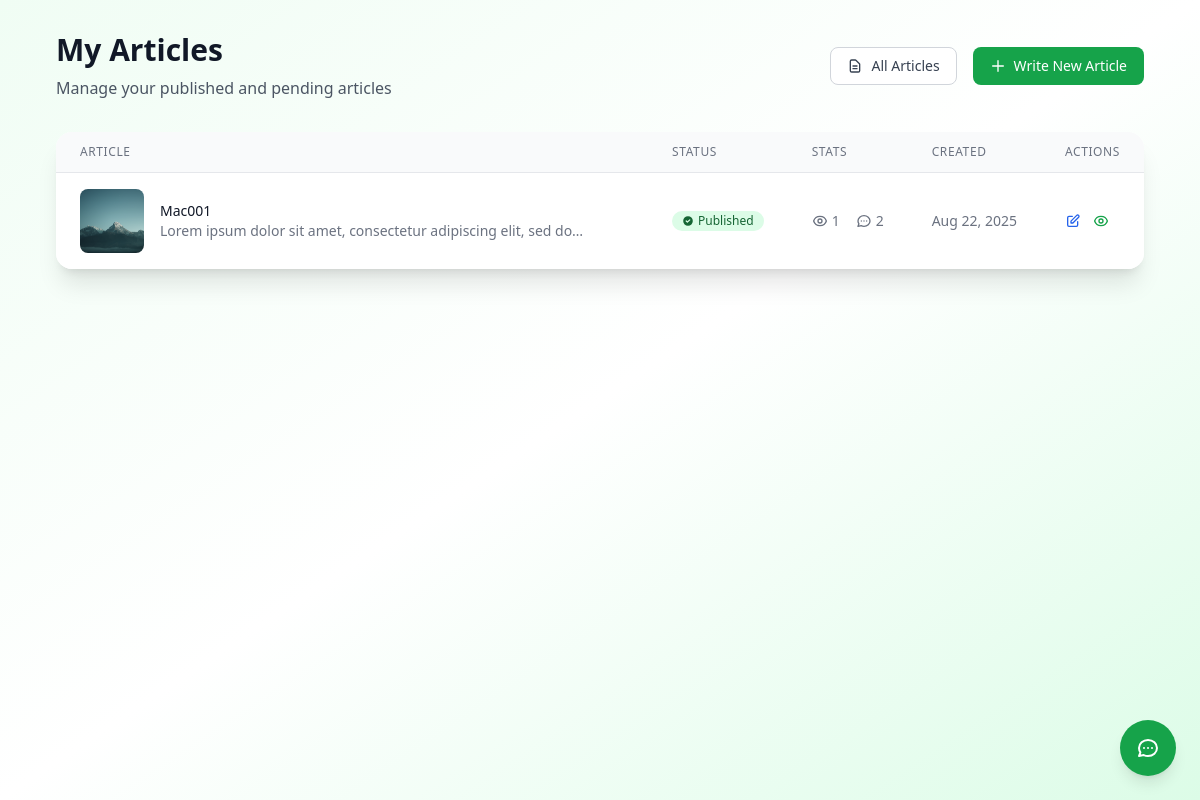
The app's page /articles/my-articles/ (signed in) with its own data.
### article_module/models.py (models this page shows, shortened)
class Article(models.Model):
    DRAFT = 'draft'
    PENDING = 'pending'
    PUBLISHED = 'published'
    REJECTED = 'rejected'
    STATUS_CHOICES = [
        (DRAFT, _('Draft')),
        (PENDING, _('Pending Review')),
        (PUBLISHED, _('Published')),
        (REJECTED, _('Rejected')),
    ]
    title = models.CharField(
        max_length=200,
        validators=[MinLengthValidator(5)],
        verbose_name=_('Title')
    )
    slug = models.SlugField(
        max_length=250,
        unique=True,
        blank=True,
        verbose_name=_('Slug')
    )
    summary = models.TextField(
        max_length=300,
        verbose_name=_('Summary'),
        help_text=_('Brief description of the article')
    )
    content = models.TextField(
        verbose_name=_('Content')
    )
    image = models.ImageField(
        upload_to='images/articles/',
        blank=True,
        null=True,
        verbose_name=_('Featured Image')
    )
    author = models.ForeignKey(
        User,
        on_delete=models.CASCADE,
        related_name='articles',
        verbose_name=_('Author')
    )
    status = models.CharField(
        max_length=20,
        choices=STATUS_CHOICES,
        default=DRAFT,
        verbose_name=_('Status')
    )
    publish_date = models.DateTimeField(
        default=timezone.now,
        verbose_name=_('Publish Date')
    )
    created_at = models.DateTimeField(auto_now_add=True)
    updated_at = models.DateTimeField(auto_now=True)
    rejection_reason = models.TextField(
        blank=True,
        verbose_name=_('Rejection Reason')
    )
    view_count = models.PositiveIntegerField(default=0)
    objects = ArticleManager()
    class Meta:
        ordering = ['-publish_date', '-created_at']
        verbose_name = _('Article')
        verbose_name_plural = _('Articles')
        indexes = [
            models.Index(fields=['status', 'publish_date']),
            models.Index(fields=['author', 'status']),
            models.Index(fields=['slug']),
        ]
    def get_absolute_url(self):
        return reverse('article_module:detail', kwargs={'slug': self.slug})
    @classmethod
    def can_user_create_article(cls, user):
        if not user.is_authenticated:
            return False
        if user.is_staff or user.is_superuser:
            return True
        last_24_hours = timezone.now() - timedelta(hours=24)
        recent_articles = cls.objects.filter(
            author=user,
            created_at__gte=last_24_hours
        ).exclude(status=cls.REJECTED)
        return not recent_articles.exists()

### article_module/views.py (the view)
# urls.py: path('my-articles/', views.MyArticlesView.as_view(), name='my_articles'),
class MyArticlesView(LoginRequiredMixin, ListView):
    model = Article
    template_name = 'article_module/my_articles.html'
    context_object_name = 'articles'
    paginate_by = 10
    def get_queryset(self):
        return Article.objects.filter(
            author=self.request.user
        ).order_by('-created_at')
    def get_context_data(self, **kwargs):
        context = super().get_context_data(**kwargs)
        context['can_create'] = Article.can_user_create_article(self.request.user)
        return context

### article_module/models.py (called while the page is built)
    def get_queryset(self):
        return ArticleQuerySet(self.model, using=self._db)

### article_module/templates/article_module/my_articles.html (shortened to what this page needs)
{% extends 'base.html' %}
{% load i18n %}
{% block content %}
<div class="min-h-screen bg-gradient-to-br from-green-50 via-white to-green-100 py-8">
    <div class="max-w-6xl mx-auto px-4 sm:px-6 lg:px-8">
        <div class="mb-8">
            <div class="flex flex-col md:flex-row md:items-center md:justify-between">
                <div>
                    <h1 class="text-3xl font-bold text-gray-900">My Articles</h1>
                    <p class="mt-2 text-gray-600">Manage your published and pending articles</p>
                </div>
                <div class="mt-4 md:mt-0 flex space-x-4">
                    <a href="{% url 'article_module:list' %}" class="inline-flex items-center px-4 py-2 border border-gray-300 rounded-lg text-sm font-medium text-gray-700 bg-white hover:bg-gray-50 transition duration-150 ease-in-out">
                        <svg class="w-4 h-4 mr-2" fill="none" stroke="currentColor" viewBox="0 0 24 24">
                            <path stroke-linecap="round" stroke-linejoin="round" stroke-width="2" d="M9 12h6m-6 4h6m2 5H7a2 2 0 01-2-2V5a2 2 0 012-2h5.586a1 1 0 01.707.293l5.414 5.414a1 1 0 01.293.707V19a2 2 0 01-2 2z"/>
                        </svg>
                        All Articles
                    </a>
                    {% if can_create %}
                        <a href="{% url 'article_module:create' %}" class="inline-flex items-center px-4 py-2 border border-transparent rounded-lg text-sm font-medium text-white bg-green-600 hover:bg-green-700 transition duration-150 ease-in-out">
                            <svg class="w-4 h-4 mr-2" fill="none" stroke="currentColor" viewBox="0 0 24 24">
                                <path stroke-linecap="round" stroke-linejoin="round" stroke-width="2" d="M12 4v16m8-8H4"/>
                            </svg>
                            Write New Article
                        </a>
                    {% endif %}
                </div>
            </div>
        </div>
        {% if articles %}
            <div class="bg-white shadow-xl rounded-2xl overflow-hidden">
                <div class="overflow-x-auto">
                    <table class="min-w-full divide-y divide-gray-200">
                        <thead class="bg-gray-50">
                            <tr>
                                <th scope="col" class="px-6 py-3 text-left text-xs font-medium text-gray-500 uppercase tracking-wider">
                                    Article
                                </th>
                                <th scope="col" class="px-6 py-3 text-left text-xs font-medium text-gray-500 uppercase tracking-wider">
                                    Status
                                </th>
                                <th scope="col" class="px-6 py-3 text-left text-xs font-medium text-gray-500 uppercase tracking-wider">
                                    Stats
                                </th>
                                <th scope="col" class="px-6 py-3 text-left text-xs font-medium text-gray-500 uppercase tracking-wider">
                                    Created
                                </th>
                                <th scope="col" class="px-6 py-3 text-left text-xs font-medium text-gray-500 uppercase tracking-wider">
                                    Actions
                                </th>
                            </tr>
                        </thead>
                        <tbody class="bg-white divide-y divide-gray-200">
                            {% for article in articles %}
                                <tr class="hover:bg-gray-50 transition duration-150 ease-in-out">
                                    <td class="px-6 py-4">
                                        <div class="flex items-center">
                                            {% if article.image %}
                                                <div class="flex-shrink-0 h-16 w-16">
                                                    <img class="h-16 w-16 rounded-lg object-cover" src="{{ article.image.url }}" alt="{{ article.title }}">
                                                </div>
                                            {% endif %}
                                            <div class="ml-4">
                                                <div class="text-sm font-medium text-gray-900 line-clamp-2">
                                                    {% if article.status == 'published' %}
                                                        <a href="{{ article.get_absolute_url }}" class="hover:text-green-600 transition duration-150 ease-in-out">
                                                            {{ article.title }}
                                                        </a>
                                                    {% else %}
                                                        {{ article.title }}
                                                    {% endif %}
                                                </div>
                                                <div class="text-sm text-gray-500 line-clamp-1">
                                                    {{ article.summary|truncatechars:80 }}
                                                </div>
                                            </div>
                                        </div>
                                    </td>
                                    <td class="px-6 py-4 whitespace-nowrap">
                                        {% if article.status == 'published' %}
                                            <span class="inline-flex items-center px-2.5 py-0.5 rounded-full text-xs font-medium bg-green-100 text-green-800">
                                                <svg class="w-3 h-3 mr-1" fill="currentColor" viewBox="0 0 20 20">
                                                    <path fill-rule="evenodd" d="M10 18a8 8 0 100-16 8 8 0 000 16zm3.707-9.293a1 1 0 00-1.414-1.414L9 10.586 7.707 9.293a1 1 0 00-1.414 1.414l2 2a1 1 0 001.414 0l4-4z" clip-rule="evenodd"/>
                                                </svg>
                                                Published
                                            </span>
                                        {% endif %}
                                    </td>
                                    <td class="px-6 py-4 whitespace-nowrap text-sm text-gray-500">
                                        <div class="flex items-center space-x-4">
                                            <span class="flex items-center">
                                                {{ article.view_count }}
                                            </span>
                                            <span class="flex items-center">
                                                <svg class="w-4 h-4 mr-1" fill="none" stroke="currentColor" viewBox="0 0 24 24">
                                                    <path stroke-linecap="round" stroke-linejoin="round" stroke-width="2" d="M8 12h.01M12 12h.01M16 12h.01M21 12c0 4.418-4.03 8-9 8a9.863 9.863 0 01-4.255-.949L3 20l1.395-3.72C3.512 15.042 3 13.574 3 12c0-4.418 4.03-8 9-8s9 3.582 9 8z"/>
                                                </svg>
                                                {{ article.comments.count }}
                                            </span>
                                        </div>
                                    </td>
                                    <td class="px-6 py-4 whitespace-nowrap text-sm text-gray-500">
                                        {{ article.created_at|date:"M d, Y" }}
                                    </td>
                                    <td class="px-6 py-4 whitespace-nowrap text-sm font-medium">
                                        <div class="flex items-center space-x-3">
                                            <a href="{% url 'article_module:update' article.slug %}" class="text-blue-600 hover:text-blue-700 transition duration-150 ease-in-out">
                                                <svg class="w-4 h-4" fill="none" stroke="currentColor" viewBox="0 0 24 24">
                                                    <path stroke-linecap="round" stroke-linejoin="round" stroke-width="2" d="M11 5H6a2 2 0 00-2 2v11a2 2 0 002 2h11a2 2 0 002-2v-5m-1.414-9.414a2 2 0 112.828 2.828L11.828 15H9v-2.828l8.586-8.586z"/>
                                                </svg>
                                            </a>
                                            {% if article.status == 'published' %}
                                                <a href="{{ article.get_absolute_url }}" class="text-green-600 hover:text-green-700 transition duration-150 ease-in-out">
                                                </a>
                                            {% endif %}
                                        </div>
                                    </td>
                                </tr>
                            {% endfor %}
                        </tbody>
                    </table>
                </div>
            </div>
        {% endif %}
    </div>
</div>
{% endblock %}

### records on screen
Article: image (picture), title "Mac001", summary "Lorem ipsum dolor sit amet, consectetur adipiscing elit, sed…", status "published" (drawn), view_count "1", comments.count "2", created_at "Aug 22, 2025"
